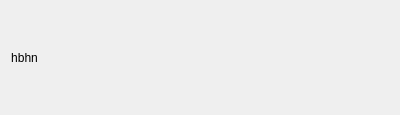
<?xml version="1.0" encoding="UTF-8"?>
<ui version="4.0">
 <class>Boton</class>
 <widget class="QWidget" name="Boton">
  <property name="geometry">
   <rect>
    <x>0</x>
    <y>0</y>
    <width>400</width>
    <height>115</height>
   </rect>
  </property>
  <property name="windowTitle">
   <string>Form</string>
  </property>
  <layout class="QGridLayout" name="gridLayout">
   <item row="0" column="0">
    <widget class="QLabel" name="label">
     <property name="text">
      <string>hbhn</string>
     </property>
     <property name="alignment">
      <set>Qt::AlignCenter</set>
     </property>
    </widget>
   </item>
   <item row="0" column="1">
    <spacer name="horizontalSpacer">
     <property name="orientation">
      <enum>Qt::Horizontal</enum>
     </property>
     <property name="sizeHint" stdset="0">
      <size>
       <width>40</width>
       <height>20</height>
      </size>
     </property>
    </spacer>
   </item>
  </layout>
 </widget>
 <resources/>
 <connections/>
</ui>
